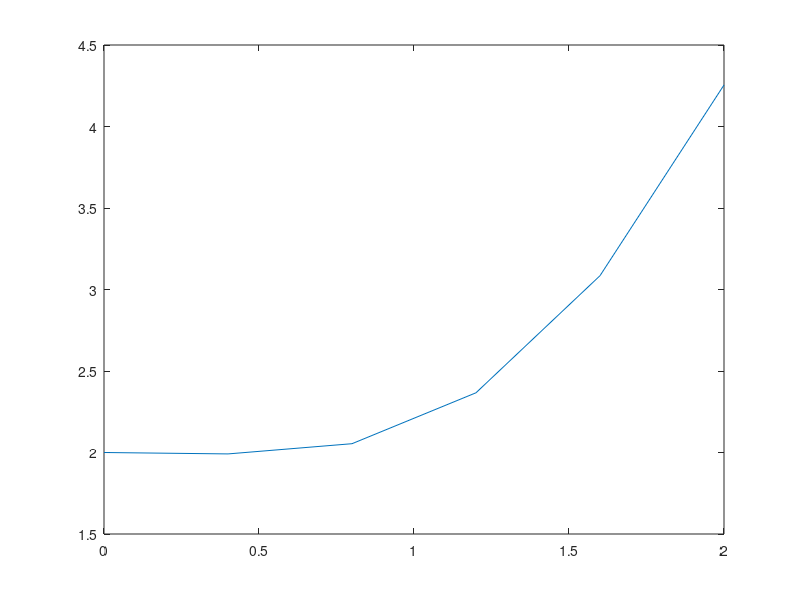

MATLAB code for this plot:
% Skript som løyser startverdiproblemet
% a(x) y' + b(x) y = c(x), y(x_0)=y_0.
% Skriptet brukar endeleg differanse-formlar for
% numeriske deriverte til å sette opp problemet
% som ei matriselikning.
% Input:
%   1) Funksjonane a(x), b(x) og c(x)
%   2) Startkravet, x0 og y0
%   3) Maksimalverdi for x, xF
%   4) Talet på delintervall, N
% Til den siste variabelen brukar vi input-funksjonen.
% Dei andre er hardkoda.

% Inputvariablar
x0=0;
y0=2;
xF=2;
% Gir oppdelinga av x-intervallet
N=input('Gi talet på delintervall: ');

% Funksjonar
a=@(x) 1*x.^0;
b=@(x) x;
c=@(x) x.^3 + 2*x;

% Vektor med x-verdiar
h=(xF-x0)/N;
xVektor=(x0+h):h:xF;

% Matriser og vektor for funksjonane;
Amat=diag(a(xVektor));
Bmat=diag(b(xVektor));
Cvektor=c(xVektor).';

% Matrise for den deriverte
% Brukar midtpunktsformelen for numerisk derivasjon
D1Mat=zeros(N,N);
for ind=2:(N-1)
  D1Mat(ind,[ind-1 ind+1])=[-1 1]/(2*h);
end
% Derivert i venstre ende
D1Mat(1,2)=1/(2*h);
% Derivert i høgre ende
D1Mat(N,(N-2):N)=[1 -4 3]/(2*h);

% Set opp totalmatrisa
TotMat=[Amat*D1Mat+Bmat, Cvektor];
% Legg til startkravet
TotMat(1,N+1)=TotMat(1,N+1)+a(x0+h)*y0/(2*h);

% Løyser likningssystemet
aux=rref(TotMat);
yVektor=aux(:,N+1).';
% Tar med utgangspunktet
yVektor=[y0, yVektor]; xVektor=[x0, xVektor];

% Plottar løysinga
plot(xVektor,yVektor)
